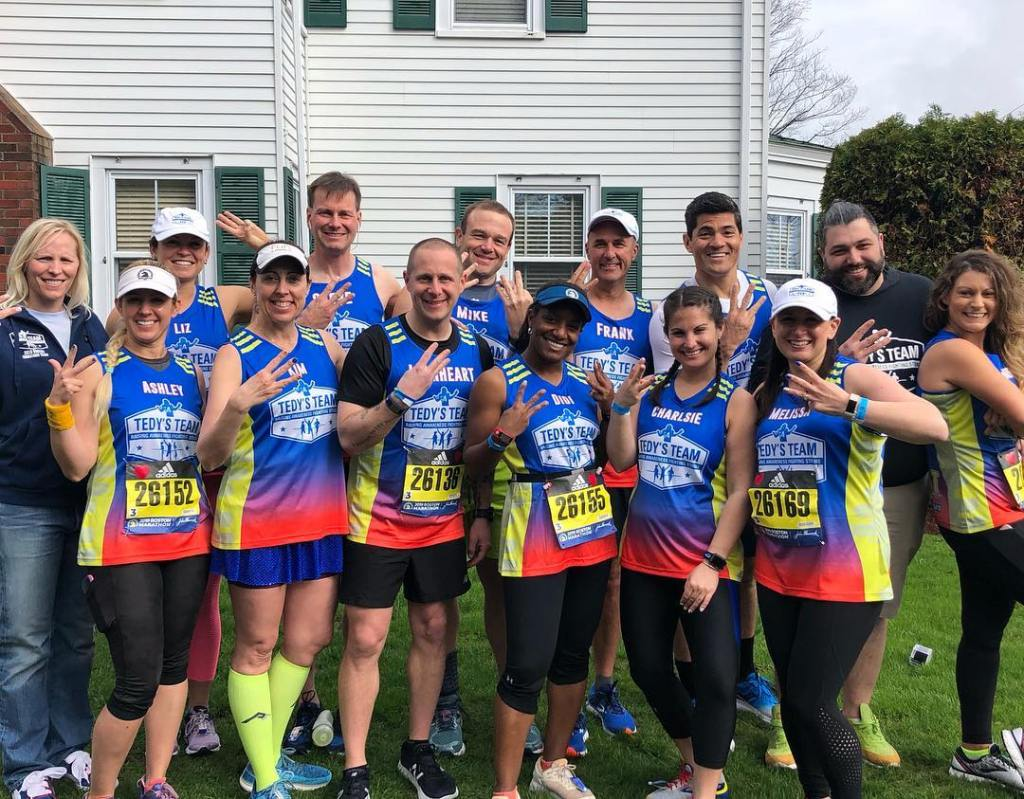
#> input picture 11.jpg, 1024 x 799 px
$ python '4이미지마스킹.py'
#> lines starting #> are read from the running program, lines starting #| are printed output that depends on the picture; after the words box and inside, x2 and y2 are one past the last pixel; in counts of white or black regions, pixels touching at a corner belong together
import cv2 as cv
import numpy as np

img = cv.imread("11.jpg")
#> img is the input picture: shape (799, 1024, 3); mean B, G, R 112.8, 114.2, 119.7

(height , width) = img.shape[:2]
#> height = 799; width = 1024
center = (height//2 , width//2)
#> center = (399, 512)

cv.imshow("defalut", img)

#마스크 사용 기본원리
#기본원리 : bitwise 연산, and or xor....
mask= np.zeros(img.shape[:2] , dtype = "uint8") #전부 까맣게...
#numpy를 이용하여, img의 높이와 널비를 이용하여 모든 칸에 0을 채워준다
cv.circle(mask, center, 200, (255,255,255), -1)
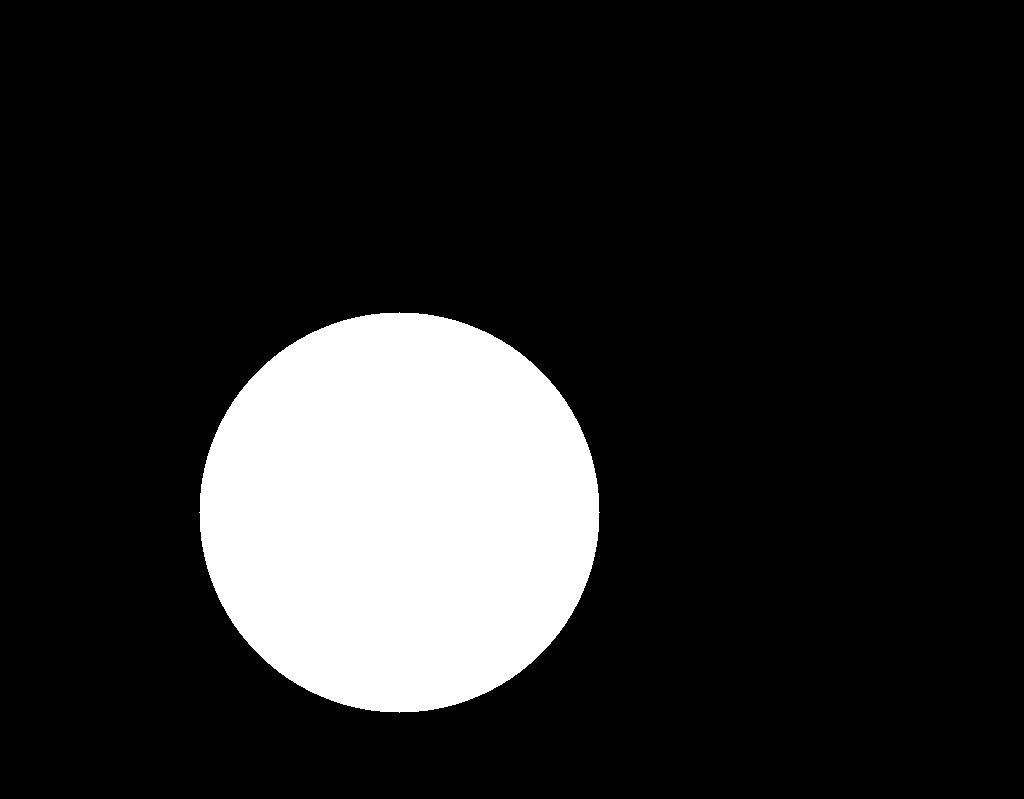
#> mask: shape (799, 1024); 15.4% white; 1 white region, box (x1, y1, x2, y2) and area: (199, 312, 600, 713) 125629

cv.imshow("mask", mask)
print(mask)
#> (printed output is left out)
masked = cv.bitwise_and(img, img, mask=mask)
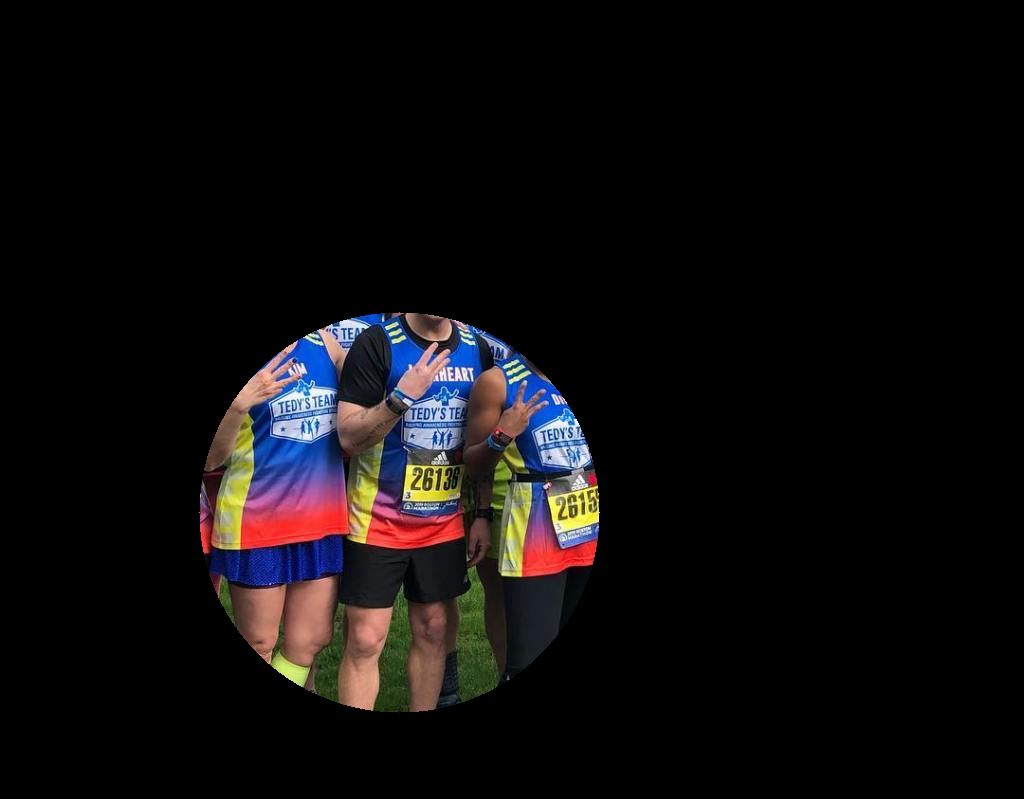
#> masked: shape (799, 1024, 3); mean B, G, R 13.5, 12.7, 15.1
cv.imshow("with mask", masked)


cv.waitKey(0)
cv.destroyAllWindows()

$ run again, with ko1.jpg copied over 11.jpg
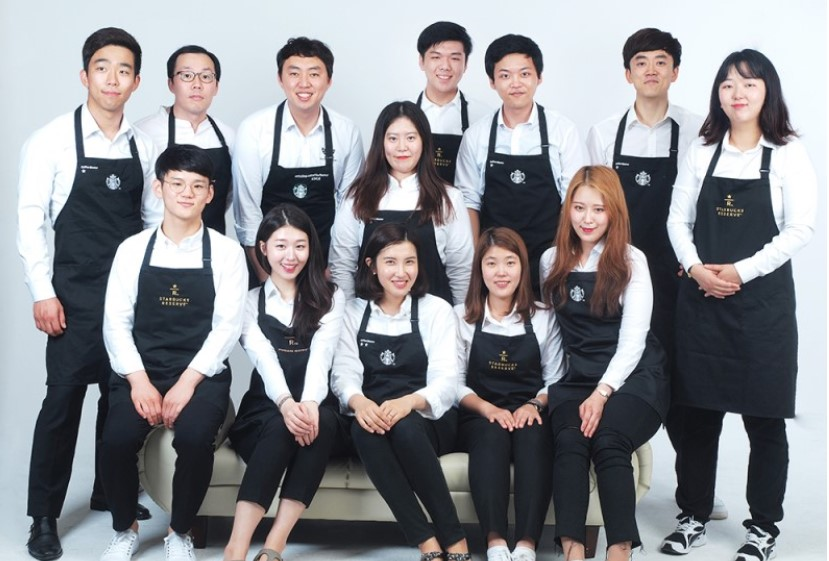
#> input picture ko1.jpg, 829 x 561 px
#> img is the input picture: shape (561, 829, 3); mean B, G, R 143.4, 139.1, 138.6
#> `cv.circle(mask, center, 200, (255,255,255), -1)`:
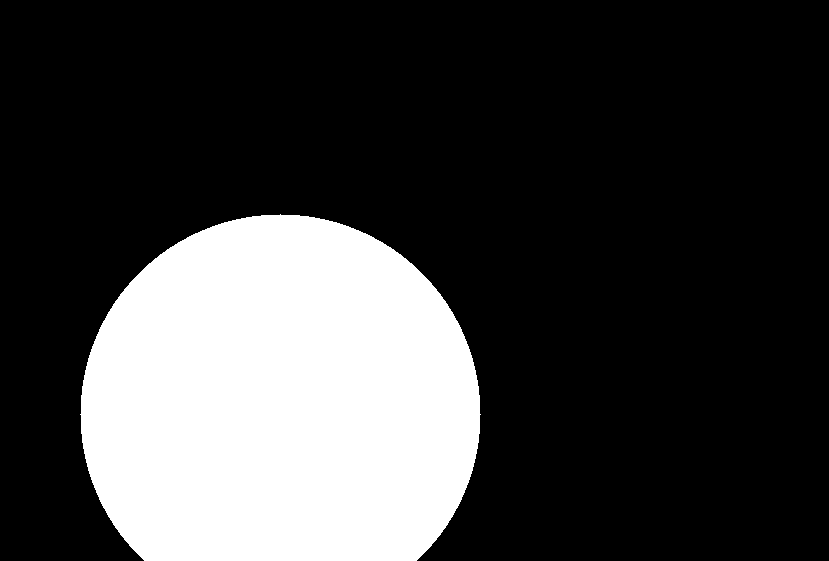
#> mask: shape (561, 829); 24.9% white; 1 white region, box (x1, y1, x2, y2) and area: (80, 214, 481, 561) 115629
#> (printed output is left out)
#> `masked = cv.bitwise_and(img, img, mask=mask)`:
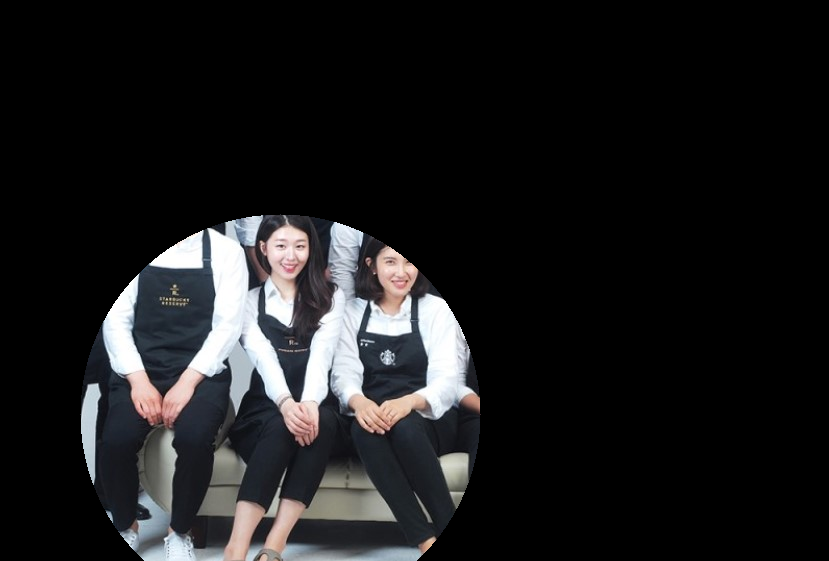
#> masked: shape (561, 829, 3); mean B, G, R 28.4, 27.6, 27.6

$ run again, with ko2.jpg copied over 11.jpg
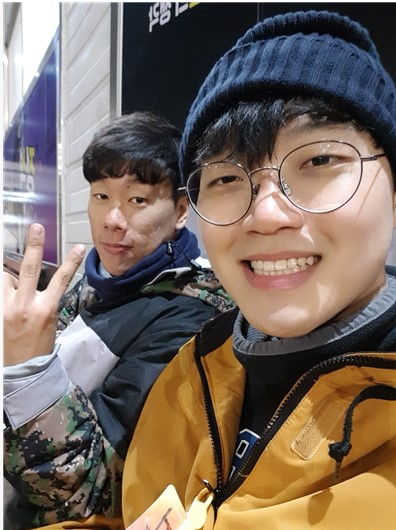
#> input picture ko2.jpg, 396 x 530 px
#> img is the input picture: shape (530, 396, 3); mean B, G, R 95.3, 106.1, 121.1
#> `cv.circle(mask, center, 200, (255,255,255), -1)`:
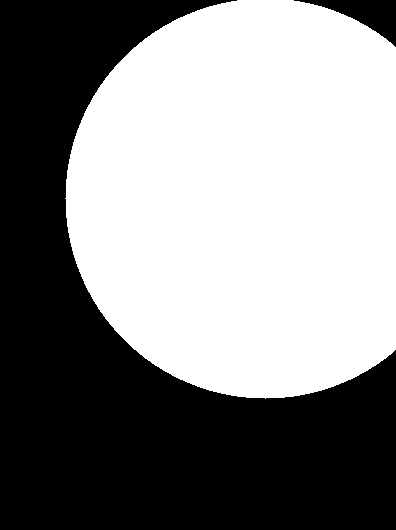
#> mask: shape (530, 396); 52.9% white; 2 black regions, box (x1, y1, x2, y2) and area: (0, 0, 396, 530) 97078, (294, 0, 396, 47) 1821
#> (printed output is left out)
#> `masked = cv.bitwise_and(img, img, mask=mask)`:
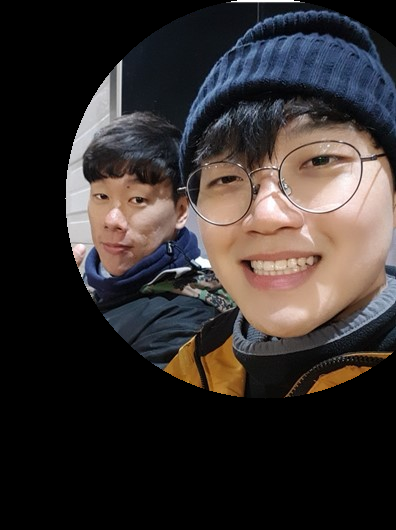
#> masked: shape (530, 396, 3); mean B, G, R 45.3, 46.7, 52.8
